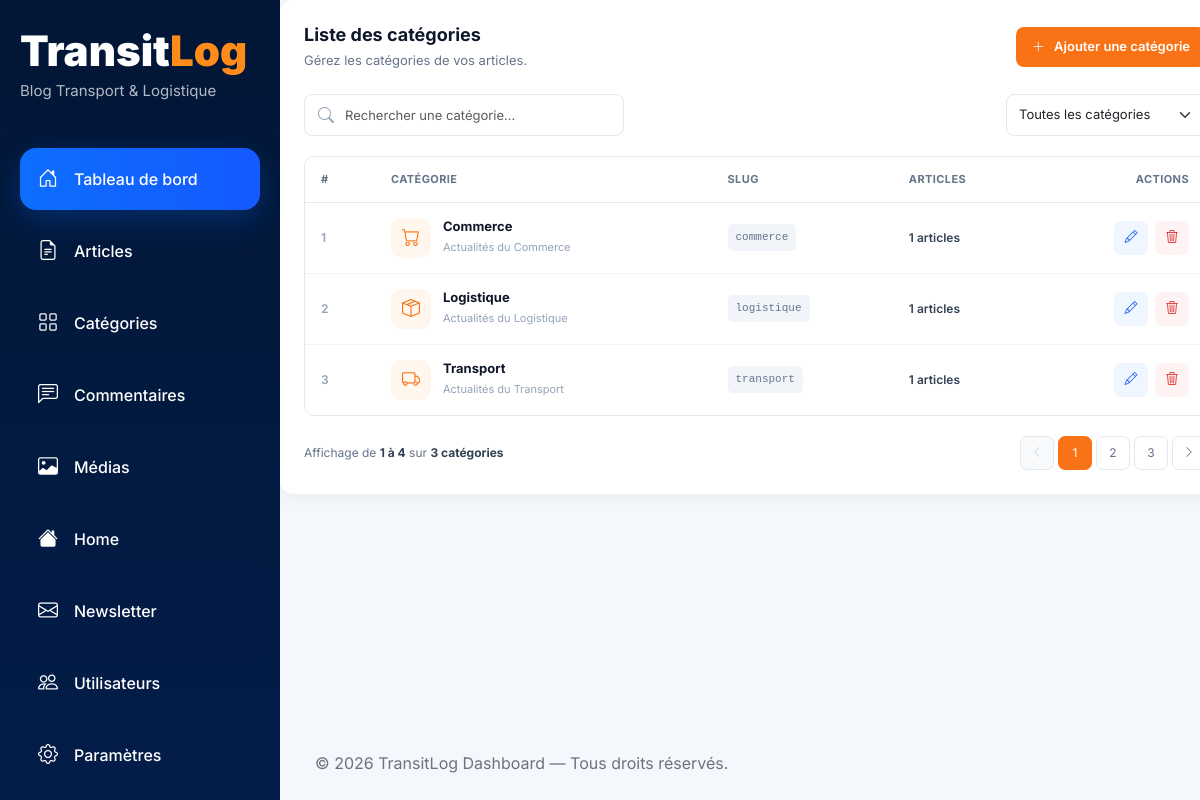
/dashboard/categories/ (signed in), run on the app's committed database.
### app/models.py (models this page shows, shortened)
class Category(models.Model):
    name = models.CharField(max_length=100)
    slug = models.SlugField(max_length=100, unique=True)
    description = models.TextField(blank=True)
    icon = models.CharField(
        max_length=100,
        default='bi bi-folder',
        help_text="Classe Bootstrap Icons, ex: bi bi-truck"
    )
    meta_title = models.CharField(max_length=60, blank=True)
    meta_description = models.CharField(max_length=160, blank=True)
    class Meta:
        verbose_name_plural = 'Categories'
        ordering = ['name']

### dashboard/views.py (the view)
# urls.py: path('categories/', ListCategoriesView.as_view(), name='categories-list'),
class ListCategoriesView(AdminRequiredMixin, ListView):
    template_name = 'dash/list_category.html'
    context_object_name = 'categories'
    paginate_by = 5
    def test_func(self):
        return self.request.user.role == 'admin'
    def get_queryset(self):
        return Category.objects.annotate(article_count=Count('posts'))
    def get_context_data(self, **kwargs):
        context = super().get_context_data(**kwargs)
        context['total_categories'] = Category.objects.count()
        return context

### dashboard/templates/dash/list_category.html (shortened to what this page needs)
{% extends 'dash_base.html' %}
{% block content %}
  <div class="categories-section">
    <div class="section-header">
      <div>
        <h5 class="section-title">Liste des catégories</h5>
        <p class="section-description">Gérez les catégories de vos articles.</p>
      </div>
      <a href="{% url 'add-category' %}" class="btn btn-primary add-category-btn">
        <i class="bi bi-plus-lg"></i>
        Ajouter une catégorie
      </a>
    </div>
    <div class="category-toolbar">
      <div class="search-category">
        <i class="bi bi-search"></i>
        <input type="search" class="form-control" placeholder="Rechercher une catégorie..." />
      </div>
      <select class="form-select category-filter">
        <option selected>Toutes les catégories</option>
      </select>
    </div>
    <div class="table-responsive category-table-wrapper">
      <table class="table category-table align-middle">
        <thead>
          <tr>
            <th width="70">#</th>
            <th>Catégorie</th>
            <th>Slug</th>
            <th>Articles</th>
            <th class="text-end">Actions</th>
          </tr>
        </thead>
        <tbody>
          {% for category in categories %}
            <tr>
              <td>
                <span class="category-id">{{ forloop.counter }}</span>
              </td>
              <td>
                <div class="category-info">
                  <div class="category-icon">
                    <i class="{{ category.icon|default:'bi bi-folder' }}" aria-hidden="true"></i>
                  </div>
                  <div>
                    <h6>{{ category.name }}</h6>
                    <small>Actualités du {{ category.name }}</small>
                  </div>
                </div>
              </td>
              <td>
                <span class="category-slug">{{ category.slug }}</span>
              </td>
              <td>
                <span class="article-count">{{ category.article_count }} articles</span>
              </td>
              <td>
                <div class="category-actions">
                  <a href="{% url 'update-category' category.slug %}" class="action-btn edit" title="Modifier"><i class="bi bi-pencil"></i></a>
                  <button type="button" class="action-btn delete js-delete-category" title="Supprimer {{ category.name }}" data-category-name="{{ category.name|escapejs }}" data-delete-url="{% url 'delete-category' category.slug %}" aria-label="Supprimer la catégorie {{ category.name }}"><i class="bi bi-trash3"></i></button>
                </div>
              </td>
            </tr>
          {% endfor %}
        </tbody>
      </table>
    </div>
    <div class="table-footer">
      <span class="results-info">
        Affichage de <strong>1 à 4</strong> sur
        <strong>{{ total_categories }} catégories</strong>
      </span>
      <nav>
        <ul class="pagination">
          <li class="page-item disabled">
            <a class="page-link" href="#"><i class="bi bi-chevron-left"></i></a>
          </li>
          <li class="page-item active">
            <a class="page-link" href="#">1</a>
          </li>
          <li class="page-item">
            <a class="page-link" href="#">2</a>
          </li>
          <li class="page-item">
            <a class="page-link" href="#">3</a>
          </li>
          <li class="page-item">
            <a class="page-link" href="#"><i class="bi bi-chevron-right"></i></a>
          </li>
        </ul>
      </nav>
    </div>
  </div>
{% endblock %}

### static/css/dash/dashboard.css (style rules this page uses)
* { margin: 0; padding: 0; box-sizing: border-box; }
html { scroll-behavior: smooth; }
body { font-family: 'Inter', sans-serif; background: #f4f7fb; min-height: 100vh; overflow-x: hidden; }
a { text-decoration: none; }
.section-title { font-size: 26px; font-weight: 700; color: #04183a; }
.category-icon { width: 58px; height: 58px; border-radius: 18px; display: flex; align-items: center; justify-content: center; background: white; color: #0d6efd; font-size: 24px; }

### static/css/dash/list_category.css (style rules this page uses)
.categories-section { background: #ffffff; border-radius: 14px; padding: 24px; box-shadow: 0 4px 20px rgba(15, 23, 42, 0.05); }
.section-header { display: flex; align-items: center; justify-content: space-between; gap: 20px; margin-bottom: 24px; }
.section-title { margin: 0; color: #0f172a; font-size: 18px; font-weight: 700; }
.section-description { margin: 5px 0 0; color: #64748b; font-size: 13px; }
.add-category-btn { border: none; background: #f97316; border-radius: 8px; padding: 10px 16px; font-size: 13px; font-weight: 600; }
.add-category-btn i { margin-right: 6px; }
.category-toolbar { display: flex; justify-content: space-between; gap: 15px; margin-bottom: 20px; }
.search-category { position: relative; width: 320px; }
.search-category i { position: absolute; top: 50%; left: 14px; transform: translateY(-50%); color: #94a3b8; z-index: 2; }
.search-category input { height: 42px; padding-left: 40px; border: 1px solid #e2e8f0; border-radius: 8px; font-size: 13px; }
.category-filter { width: 200px; height: 42px; border: 1px solid #e2e8f0; border-radius: 8px; font-size: 13px; }
.category-table-wrapper { border: 1px solid #e2e8f0; border-radius: 10px; overflow-x: auto; }
.category-table { margin-bottom: 0; min-width: 900px; }
.category-table thead { background: #f8fafc; }
.category-table thead th { padding: 14px 16px; border-bottom: 1px solid #e2e8f0; color: #64748b; font-size: 11px; font-weight: 700; text-transform: uppercase; letter-spacing: 0.4px; white-space: nowrap; }
.category-table tbody td { padding: 15px 16px; border-bottom: 1px solid #f1f5f9; color: #475569; font-size: 13px; }
.category-table tbody tr:last-child td { border-bottom: none; }
.category-table tbody tr { transition: background 0.2s ease; }
.category-id { color: #94a3b8; font-size: 12px; font-weight: 600; }
.category-info { display: flex; align-items: center; gap: 12px; }
.category-icon { width: 40px; height: 40px; flex-shrink: 0; display: flex; align-items: center; justify-content: center; border-radius: 10px; background: #fff7ed; color: #f97316; font-size: 18px; }
.category-info h6 { margin: 0 0 3px; color: #0f172a; font-size: 13px; font-weight: 700; }
.category-info small { color: #94a3b8; font-size: 11px; }
.category-slug { display: inline-block; padding: 5px 8px; border-radius: 5px; background: #f1f5f9; color: #64748b; font-family: monospace; font-size: 11px; }
.article-count { color: #334155; font-weight: 600; font-size: 12px; }
.category-actions { display: flex; justify-content: flex-end; gap: 7px; }
.action-btn { width: 34px; height: 34px; display: flex; align-items: center; justify-content: center; border-radius: 7px; text-decoration: none; transition: all 0.2s ease; border: 0; cursor: pointer; }
.action-btn.edit { background: #eff6ff; color: #2563eb; }
.action-btn.delete { background: #fef2f2; color: #dc2626; }
.table-footer { display: flex; align-items: center; justify-content: space-between; padding-top: 20px; }
.results-info { color: #64748b; font-size: 12px; }
.results-info strong { color: #334155; }
.pagination { margin: 0; gap: 5px; }
.pagination .page-link { width: 34px; height: 34px; display: flex; align-items: center; justify-content: center; border: 1px solid #e2e8f0; border-radius: 7px !important; color: #64748b; font-size: 12px; }
.pagination .page-item.active .page-link { background: #f97316; border-color: #f97316; color: #ffffff; }
.pagination .page-item.disabled .page-link { background: #f8fafc; color: #cbd5e1; }

### data on the page
Category: name "Commerce", slug "commerce", article_count "1"
Category: name "Logistique", slug "logistique", article_count "1"
Category: name "Transport", slug "transport", article_count "1"

### other printed values
{{ total_categories }} "3"
